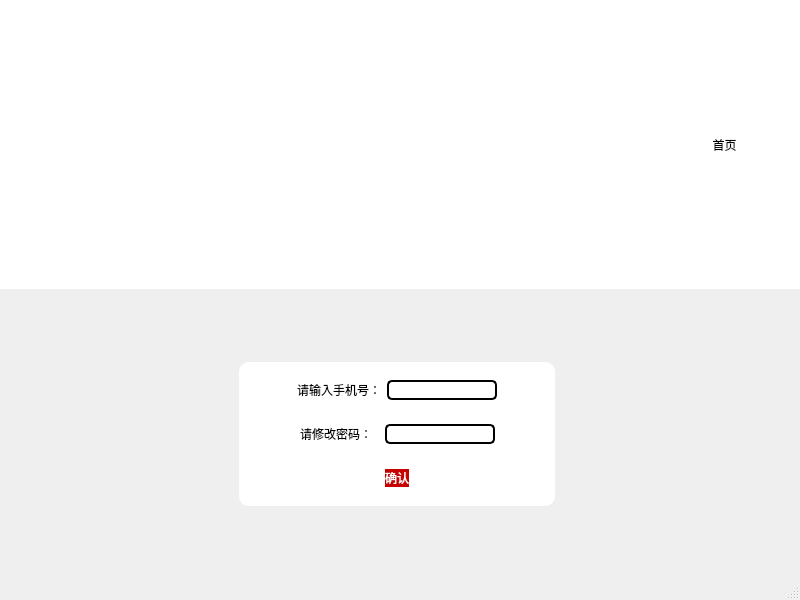
<?xml version="1.0" encoding="UTF-8"?>
<ui version="4.0">
 <class>forget</class>
 <widget class="QMainWindow" name="forget">
  <property name="geometry">
   <rect>
    <x>0</x>
    <y>0</y>
    <width>800</width>
    <height>600</height>
   </rect>
  </property>
  <property name="windowTitle">
   <string>MainWindow</string>
  </property>
  <widget class="QWidget" name="centralwidget">
   <property name="styleSheet">
    <string notr="true"/>
   </property>
   <layout class="QVBoxLayout" name="verticalLayout_2">
    <property name="spacing">
     <number>0</number>
    </property>
    <property name="leftMargin">
     <number>0</number>
    </property>
    <property name="topMargin">
     <number>0</number>
    </property>
    <property name="rightMargin">
     <number>0</number>
    </property>
    <property name="bottomMargin">
     <number>0</number>
    </property>
    <item>
     <widget class="QWidget" name="upwidget" native="true">
      <property name="styleSheet">
       <string notr="true">background-color: rgb(255, 255, 255);</string>
      </property>
      <layout class="QHBoxLayout" name="horizontalLayout_5">
       <property name="spacing">
        <number>0</number>
       </property>
       <property name="leftMargin">
        <number>0</number>
       </property>
       <property name="topMargin">
        <number>0</number>
       </property>
       <property name="rightMargin">
        <number>0</number>
       </property>
       <property name="bottomMargin">
        <number>0</number>
       </property>
       <item>
        <widget class="QLabel" name="omglbl">
         <property name="text">
          <string/>
         </property>
         <property name="pixmap">
          <pixmap resource="img.qrc">:/img/logo(1).png</pixmap>
         </property>
         <property name="scaledContents">
          <bool>true</bool>
         </property>
        </widget>
       </item>
       <item>
        <spacer name="horizontalSpacer_7">
         <property name="orientation">
          <enum>Qt::Orientation::Horizontal</enum>
         </property>
         <property name="sizeHint" stdset="0">
          <size>
           <width>40</width>
           <height>20</height>
          </size>
         </property>
        </spacer>
       </item>
       <item>
        <widget class="QWidget" name="widget_5" native="true">
         <layout class="QHBoxLayout" name="horizontalLayout_4">
          <item>
           <widget class="QToolButton" name="hombtn">
            <property name="cursor">
             <cursorShape>PointingHandCursor</cursorShape>
            </property>
            <property name="styleSheet">
             <string notr="true">font: 700 12pt &quot;黑体&quot;;
color: rgb(0, 0, 0);
border: none;
border-radius: 20px;
padding: 10px;</string>
            </property>
            <property name="text">
             <string>首页</string>
            </property>
            <property name="icon">
             <iconset resource="img.qrc">
              <normaloff>:/img/home.png</normaloff>:/img/home.png</iconset>
            </property>
            <property name="toolButtonStyle">
             <enum>Qt::ToolButtonStyle::ToolButtonTextBesideIcon</enum>
            </property>
           </widget>
          </item>
          <item>
           <spacer name="horizontalSpacer_8">
            <property name="orientation">
             <enum>Qt::Orientation::Horizontal</enum>
            </property>
            <property name="sizeType">
             <enum>QSizePolicy::Policy::Fixed</enum>
            </property>
            <property name="sizeHint" stdset="0">
             <size>
              <width>40</width>
              <height>20</height>
             </size>
            </property>
           </spacer>
          </item>
         </layout>
        </widget>
       </item>
      </layout>
     </widget>
    </item>
    <item>
     <widget class="QWidget" name="widget" native="true">
      <property name="styleSheet">
       <string notr="true"/>
      </property>
      <layout class="QGridLayout" name="gridLayout">
       <item row="3" column="5">
        <widget class="QWidget" name="widget_8" native="true"/>
       </item>
       <item row="1" column="2">
        <widget class="QWidget" name="widget_6" native="true">
         <property name="styleSheet">
          <string notr="true">background-color: rgb(255, 255, 255);
border: none;
border-radius: 10px;
</string>
         </property>
         <layout class="QVBoxLayout" name="verticalLayout">
          <item>
           <widget class="QWidget" name="widget_2" native="true">
            <layout class="QHBoxLayout" name="horizontalLayout">
             <item>
              <spacer name="horizontalSpacer">
               <property name="orientation">
                <enum>Qt::Orientation::Horizontal</enum>
               </property>
               <property name="sizeHint" stdset="0">
                <size>
                 <width>40</width>
                 <height>20</height>
                </size>
               </property>
              </spacer>
             </item>
             <item>
              <widget class="QLabel" name="label">
               <property name="styleSheet">
                <string notr="true">font: 700 14pt &quot;黑体&quot;;
color: rgb(0, 0, 0);</string>
               </property>
               <property name="text">
                <string>请输入手机号：</string>
               </property>
              </widget>
             </item>
             <item>
              <widget class="QLineEdit" name="upledt">
               <property name="styleSheet">
                <string notr="true">border: 2px solid black; border-radius: 5px;
color: black</string>
               </property>
              </widget>
             </item>
             <item>
              <spacer name="horizontalSpacer_2">
               <property name="orientation">
                <enum>Qt::Orientation::Horizontal</enum>
               </property>
               <property name="sizeHint" stdset="0">
                <size>
                 <width>40</width>
                 <height>20</height>
                </size>
               </property>
              </spacer>
             </item>
            </layout>
           </widget>
          </item>
          <item>
           <widget class="QWidget" name="widget_3" native="true">
            <layout class="QHBoxLayout" name="horizontalLayout_2">
             <item>
              <spacer name="horizontalSpacer_4">
               <property name="orientation">
                <enum>Qt::Orientation::Horizontal</enum>
               </property>
               <property name="sizeHint" stdset="0">
                <size>
                 <width>40</width>
                 <height>20</height>
                </size>
               </property>
              </spacer>
             </item>
             <item>
              <widget class="QLabel" name="label_2">
               <property name="styleSheet">
                <string notr="true">font: 700 14pt &quot;黑体&quot;;
color: rgb(0, 0, 0);</string>
               </property>
               <property name="text">
                <string>请修改密码：  </string>
               </property>
              </widget>
             </item>
             <item>
              <widget class="QLineEdit" name="lowledt">
               <property name="styleSheet">
                <string notr="true">border: 2px solid black; border-radius: 5px;
color: rgb(0, 0, 0);</string>
               </property>
              </widget>
             </item>
             <item>
              <spacer name="horizontalSpacer_3">
               <property name="orientation">
                <enum>Qt::Orientation::Horizontal</enum>
               </property>
               <property name="sizeHint" stdset="0">
                <size>
                 <width>40</width>
                 <height>20</height>
                </size>
               </property>
              </spacer>
             </item>
            </layout>
           </widget>
          </item>
          <item>
           <widget class="QWidget" name="widget_4" native="true">
            <layout class="QHBoxLayout" name="horizontalLayout_3">
             <item>
              <spacer name="horizontalSpacer_5">
               <property name="orientation">
                <enum>Qt::Orientation::Horizontal</enum>
               </property>
               <property name="sizeHint" stdset="0">
                <size>
                 <width>40</width>
                 <height>20</height>
                </size>
               </property>
              </spacer>
             </item>
             <item>
              <widget class="QPushButton" name="querenbtn">
               <property name="cursor">
                <cursorShape>PointingHandCursor</cursorShape>
               </property>
               <property name="styleSheet">
                <string notr="true">background-color: rgb(199, 0, 0);
font: 700 16pt &quot;黑体&quot;;
color: rgb(255, 255, 255);
border-radius: 15px;</string>
               </property>
               <property name="text">
                <string>确认</string>
               </property>
              </widget>
             </item>
             <item>
              <spacer name="horizontalSpacer_6">
               <property name="orientation">
                <enum>Qt::Orientation::Horizontal</enum>
               </property>
               <property name="sizeHint" stdset="0">
                <size>
                 <width>40</width>
                 <height>20</height>
                </size>
               </property>
              </spacer>
             </item>
            </layout>
           </widget>
          </item>
         </layout>
        </widget>
       </item>
       <item row="1" column="0">
        <widget class="QWidget" name="widget_10" native="true"/>
       </item>
       <item row="0" column="2">
        <widget class="QWidget" name="widget_7" native="true"/>
       </item>
       <item row="1" column="4" colspan="2">
        <widget class="QWidget" name="widget_9" native="true"/>
       </item>
       <item row="1" column="1">
        <spacer name="horizontalSpacer_9">
         <property name="orientation">
          <enum>Qt::Orientation::Horizontal</enum>
         </property>
         <property name="sizeHint" stdset="0">
          <size>
           <width>40</width>
           <height>20</height>
          </size>
         </property>
        </spacer>
       </item>
       <item row="1" column="3">
        <spacer name="horizontalSpacer_10">
         <property name="orientation">
          <enum>Qt::Orientation::Horizontal</enum>
         </property>
         <property name="sizeHint" stdset="0">
          <size>
           <width>40</width>
           <height>20</height>
          </size>
         </property>
        </spacer>
       </item>
      </layout>
     </widget>
    </item>
   </layout>
  </widget>
  <widget class="QMenuBar" name="menubar">
   <property name="geometry">
    <rect>
     <x>0</x>
     <y>0</y>
     <width>800</width>
     <height>17</height>
    </rect>
   </property>
  </widget>
  <widget class="QStatusBar" name="statusbar"/>
 </widget>
 <resources>
  <include location="img.qrc"/>
 </resources>
 <connections/>
</ui>
